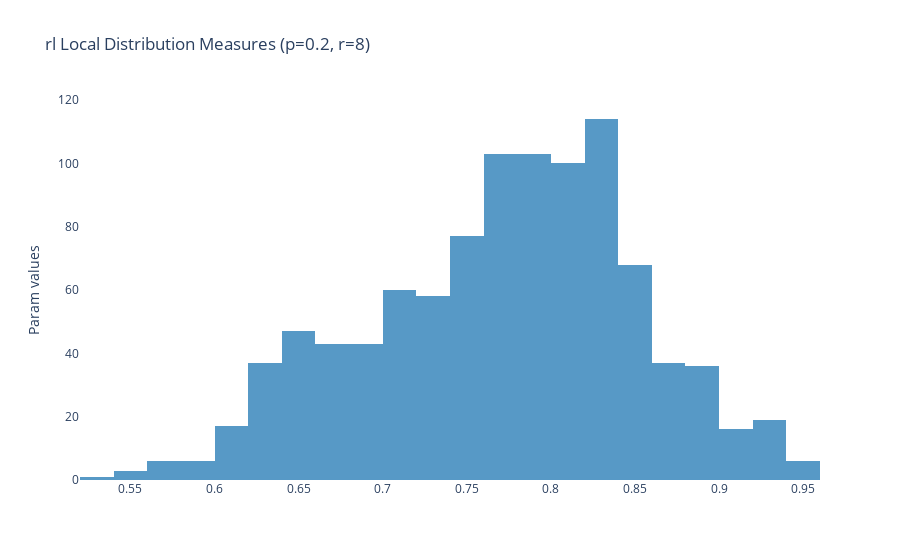
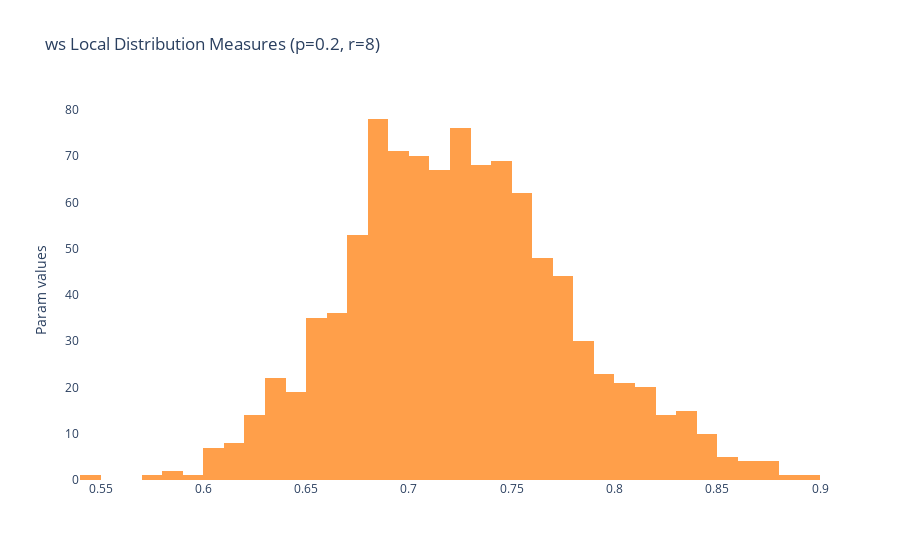
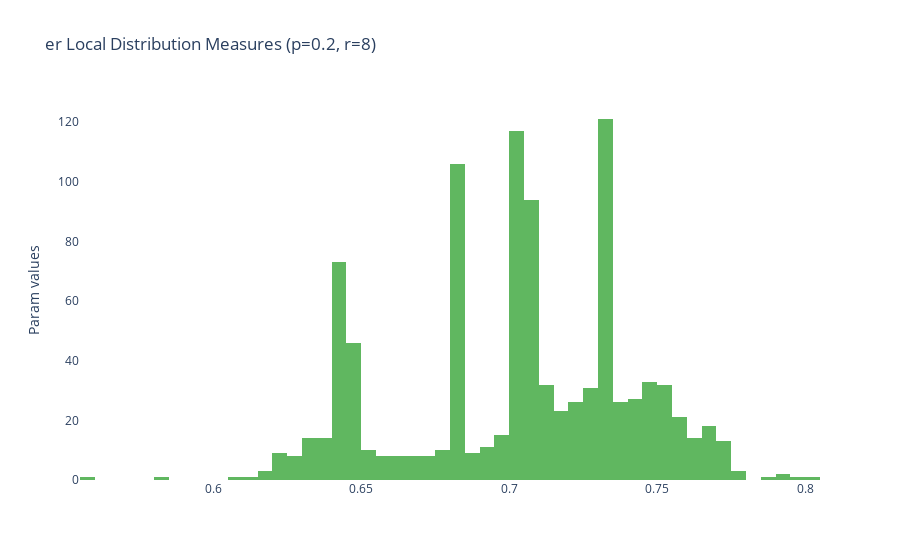
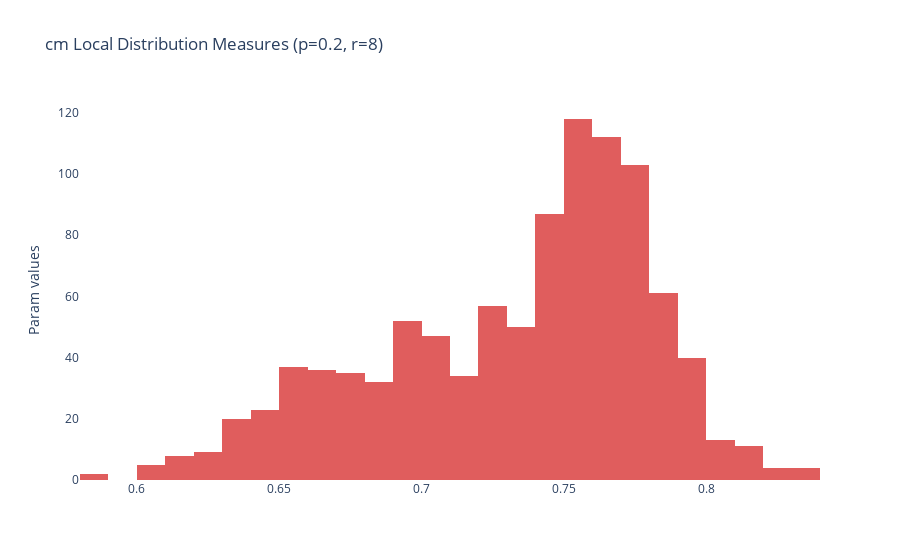

The code cell stored with these charts, in order, in its notebook:
### Code cell
vis = NtwkCompVisLV(ntwk_data)

### Figure 1 — Plotly figure (JSON) as saved in the notebook; plotly's stock layout.template omitted (floating-point values rounded to 4 significant figures; data arrays with more than 128 entries replaced by an {"elided": "..."} marker saying what was removed)
{"data": [{"marker": {"color": "rgb(31, 119, 180)"}, "name": "param=mean", "opacity": 0.75, "type": "histogram", "x": {"elided": "1000 float values"}}], "layout": {"barmode": "overlay", "plot_bgcolor": "rgba(0,0,0,0)", "title": {"text": "rl Local Distribution Measures (p=0.2, r=8)"}, "yaxis": {"title": {"text": "Param values"}}}}

### Figure 2 — Plotly figure (JSON) as saved in the notebook; plotly's stock layout.template omitted (floating-point values rounded to 4 significant figures; data arrays with more than 128 entries replaced by an {"elided": "..."} marker saying what was removed)
{"data": [{"marker": {"color": "rgb(255, 127, 14)"}, "name": "param=mean", "opacity": 0.75, "type": "histogram", "x": {"elided": "1000 float values"}}], "layout": {"barmode": "overlay", "plot_bgcolor": "rgba(0,0,0,0)", "title": {"text": "ws Local Distribution Measures (p=0.2, r=8)"}, "yaxis": {"title": {"text": "Param values"}}}}

### Figure 3 — Plotly figure (JSON) as saved in the notebook; plotly's stock layout.template omitted (floating-point values rounded to 4 significant figures; data arrays with more than 128 entries replaced by an {"elided": "..."} marker saying what was removed)
{"data": [{"marker": {"color": "rgb(44, 160, 44)"}, "name": "param=mean", "opacity": 0.75, "type": "histogram", "x": {"elided": "1000 float values"}}], "layout": {"barmode": "overlay", "plot_bgcolor": "rgba(0,0,0,0)", "title": {"text": "er Local Distribution Measures (p=0.2, r=8)"}, "yaxis": {"title": {"text": "Param values"}}}}

### Figure 4 — Plotly figure (JSON) as saved in the notebook; plotly's stock layout.template omitted (floating-point values rounded to 4 significant figures; data arrays with more than 128 entries replaced by an {"elided": "..."} marker saying what was removed)
{"data": [{"marker": {"color": "rgb(214, 39, 40)"}, "name": "param=mean", "opacity": 0.75, "type": "histogram", "x": {"elided": "1000 float values"}}], "layout": {"barmode": "overlay", "plot_bgcolor": "rgba(0,0,0,0)", "title": {"text": "cm Local Distribution Measures (p=0.2, r=8)"}, "yaxis": {"title": {"text": "Param values"}}}}
